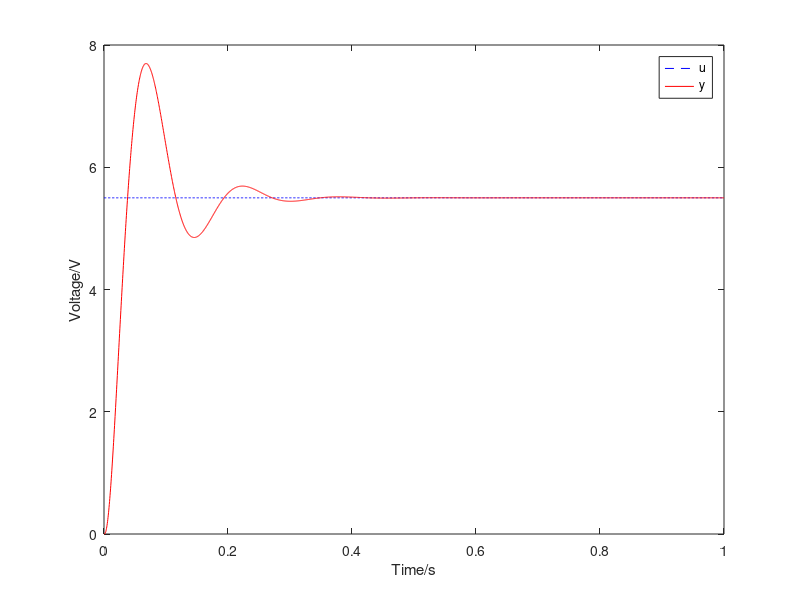

MATLAB code to generate this figure:
pkg load control;

clear;

R1=470e3;
R2=100e3;
R3=2e3;
R4=7.5e3;
K=1.03;
TE=1.3267e-3;
TM=0.0909;
ke=0.0286479;
kp=4.77;


G=tf([7.836e-2 3.91818], [2.5125e-8 2.2925e-5 2.8245e-3 1.07e-1 3.91818]);
stepsize=5.5;

[y_unit t]=step(G,1);
y=y_unit*stepsize;
u=ones(length(t),1)*stepsize;

figure
plot(t,u,'b--',t,y,'r-')
legend('u','y');
xlabel('Time/s');
ylabel('Voltage/V');
